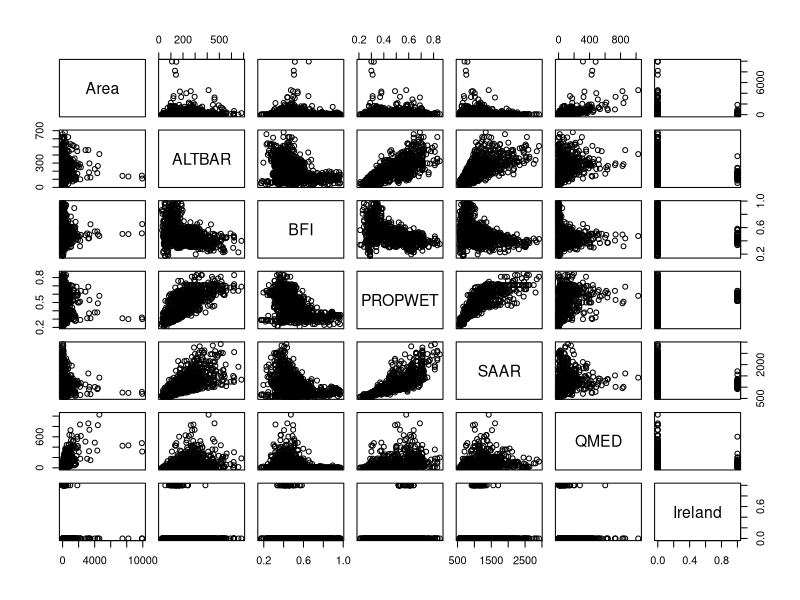
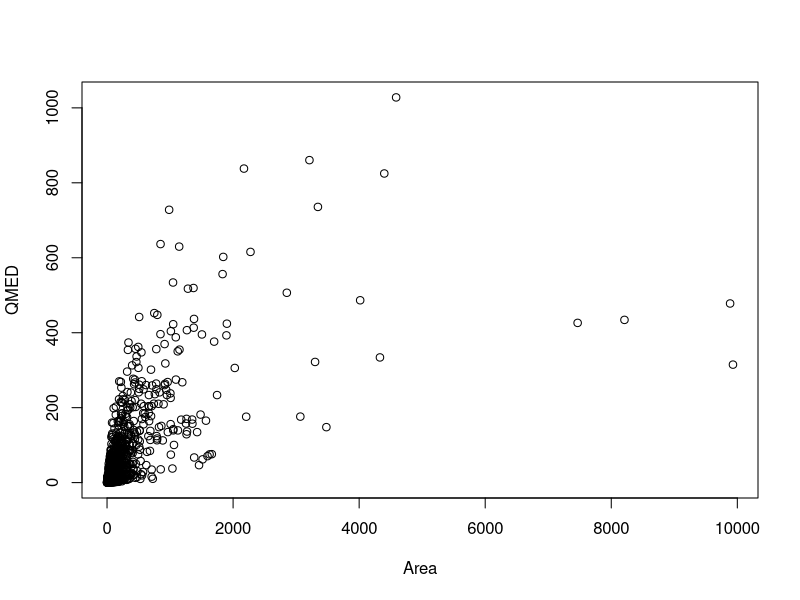
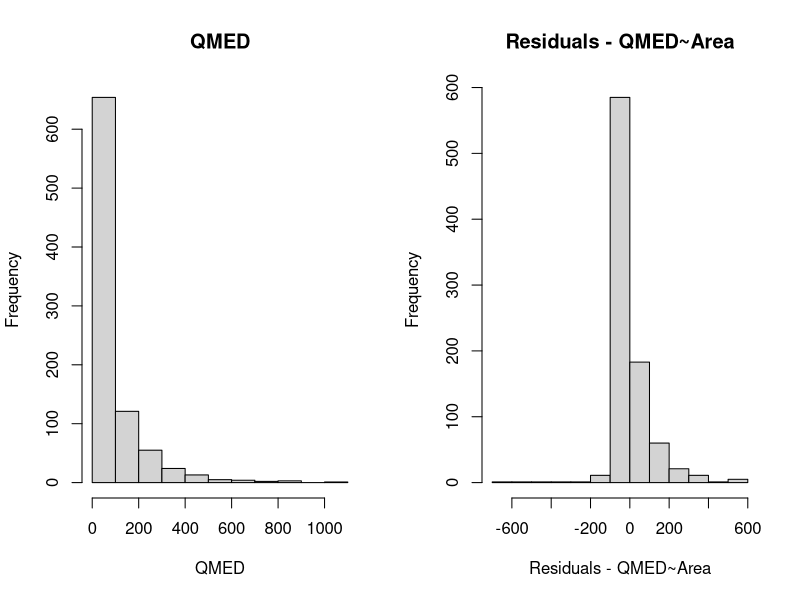
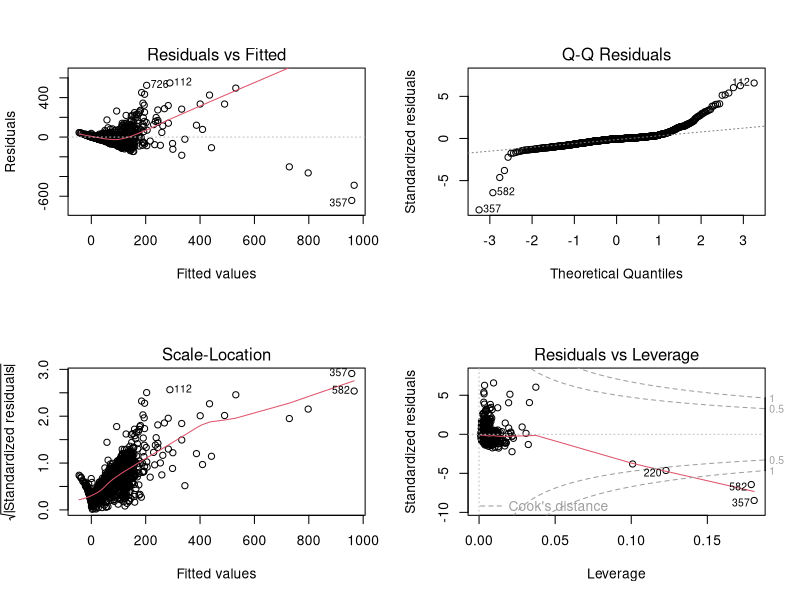
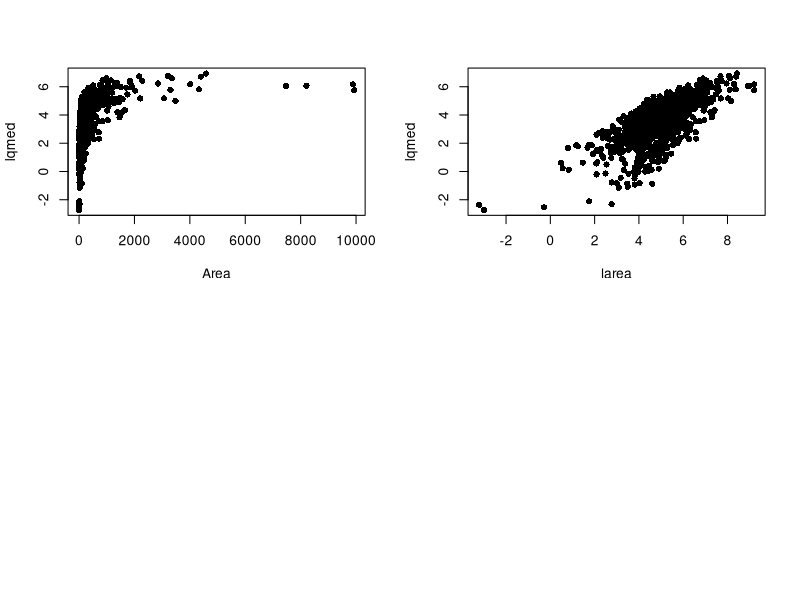
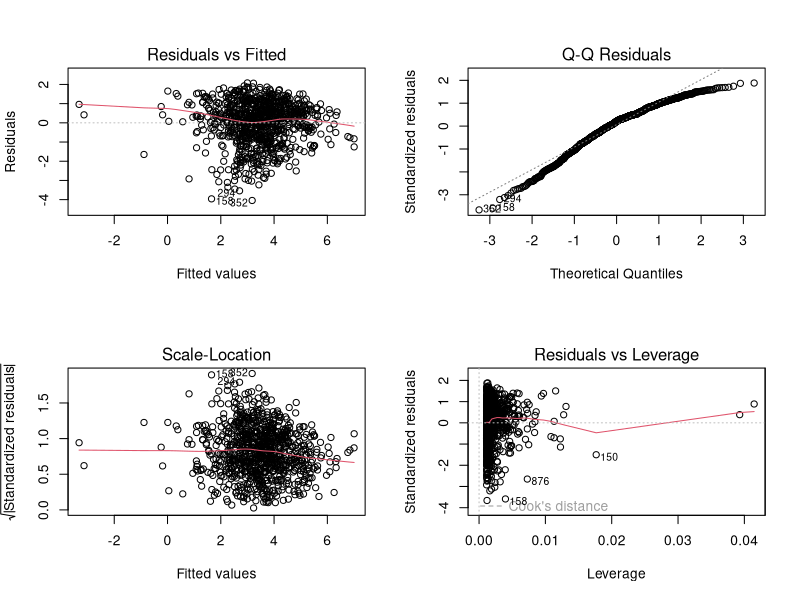
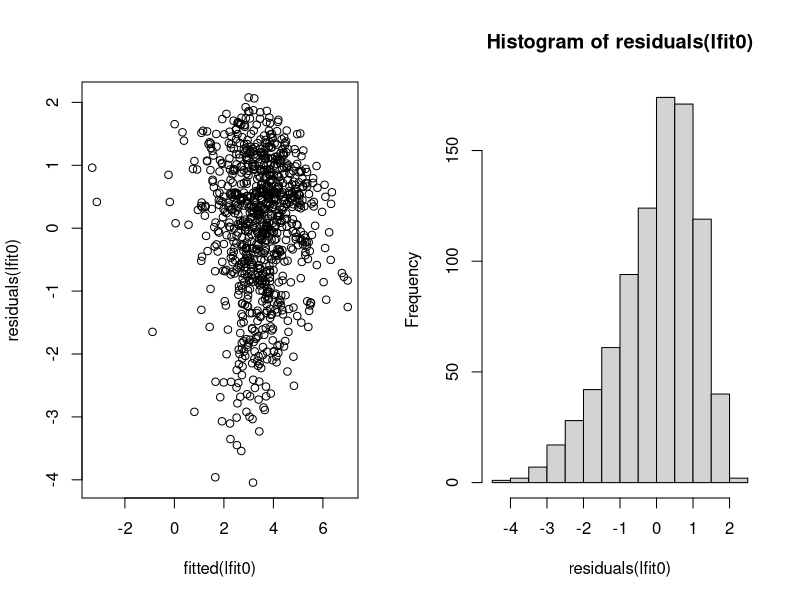

Write R code to recreate these figures, in order. (Note: this script raises an error after producing the figures.)
## ---- chunk 1
ukrivers <- read.csv("ukrivers.csv",header=TRUE)
plot(ukrivers[,6:12])
## ---- chunk 2
plot(QMED~Area, data = ukrivers)
## ---- chunk 3
par(mfrow=c(1,2))
hist(ukrivers$QMED, main = "QMED",xlab = "QMED")
hist(residuals(lm(QMED~Area, data = ukrivers)), xlab = "Residuals - QMED~Area", main = "Residuals - QMED~Area")
## ---- chunk 4
par(mfrow=c(2,2))
plot(lm(QMED~Area+BFI+PROPWET+SAAR, data = ukrivers))
## ---- chunk 5
tukrivers <- ukrivers
tukrivers$lqmed <- log(tukrivers$QMED)
plot(lqmed~Area, data = tukrivers,pch=16)
## ---- chunk 6
tukrivers$larea <- log(tukrivers$Area)
plot(lqmed~larea, data = tukrivers,pch=16)
## ---- chunk 7
lfit0 <- lm(lqmed ~ larea, data = tukrivers)
summary(lfit0)
par(mfrow=c(2,2))
plot(lfit0)
par(mfrow=c(1,2))
plot(fitted(lfit0), residuals(lfit0))
hist(residuals(lfit0))
## ---- chunk 8
par(mfrow=c(1,2))
bc0 <- MASS::boxcox(lm(QMED~Area, data = ukrivers), lambda = seq(0.12,0.25,by=0.025))
## potremmo ad esempio scegliere lambda = 0.18
tukrivers$bcqmed <- (ukrivers$QMED^0.18-1)/0.18
hist(residuals(lm(bcqmed ~ Area, data = tukrivers)))
par(mfrow=c(2,2))
plot(lm(bcqmed ~ Area, data = tukrivers))
